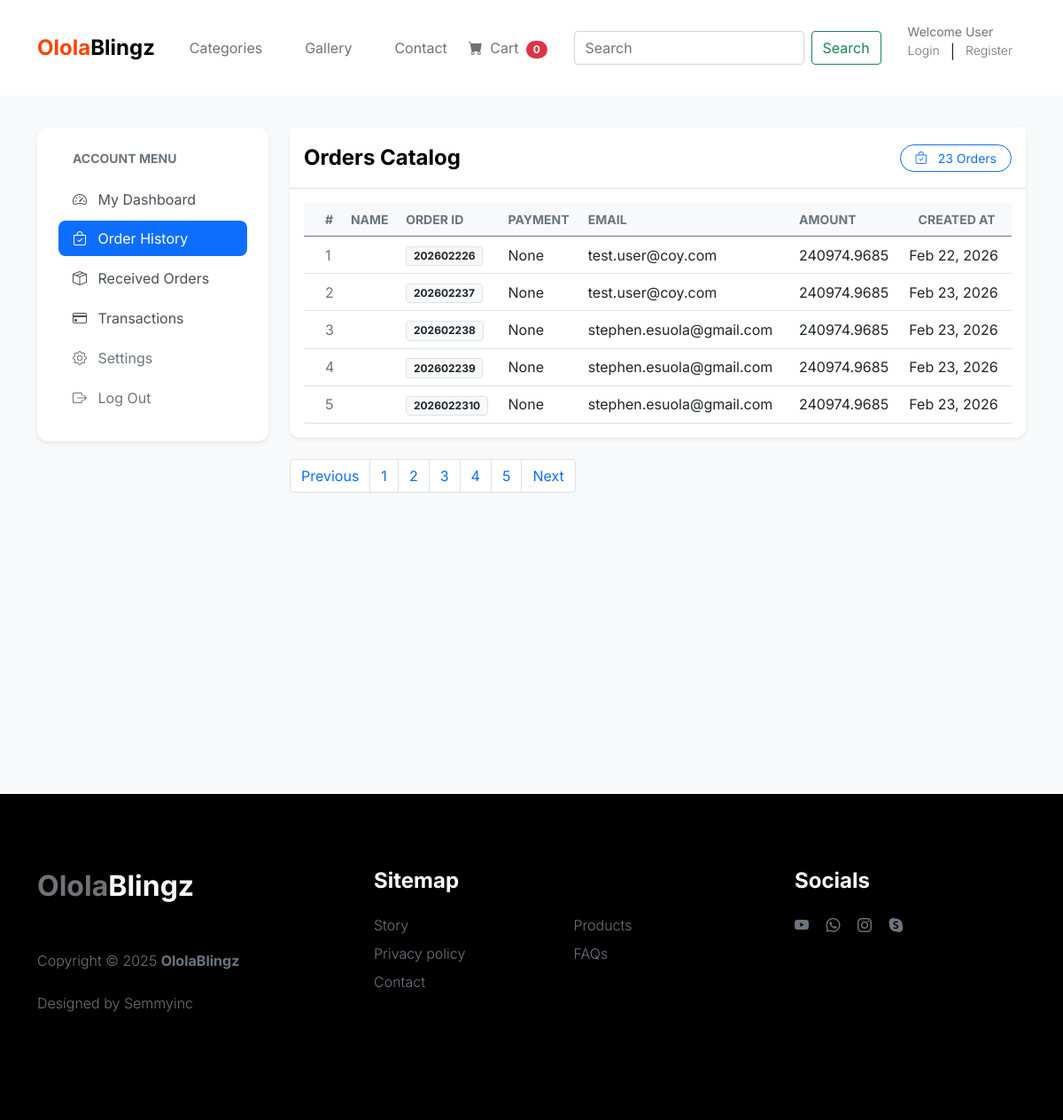
Screenshot of /dashboard/orderhistory/?page=2 with the database file from the repository.
### payment/models.py (models this page shows, shortened)
class Order(models.Model):
    STATUS = (
        ('New', 'New'),
        ('Accepted', 'Accepted'),
        ('Completed', 'Completed'),
        ('Cancelled', 'Cancelled')
    )
    user = models.ForeignKey(Users, on_delete=models.SET_NULL, null=True)
    payment = models.ForeignKey(Payment, on_delete=models.SET_NULL, null=True, blank=True)
    order_number = models.CharField(max_length=50, blank=True)
    first_name = models.CharField(max_length=50)
    last_name = models.CharField(max_length=50)
    phone = models.CharField(max_length=20)
    email = models.CharField(max_length=100)
    address = models.CharField(max_length=255)
    city = models.CharField(max_length=50)
    state = models.CharField(max_length=50)
    country = models.CharField(max_length=50)
    order_note = models.TextField( blank=True)
    order_total = models.FloatField()
    tax = models.FloatField()
    status = models.CharField(max_length=20, choices=STATUS, default='New')
    ip = models.CharField(max_length=20, blank=True)
    is_ordered = models.BooleanField(default=False)
    created_at = models.DateTimeField(auto_now_add=True)
    updated_at = models.DateTimeField(auto_now=True)

### dashboard/views.py (the view)
# urls.py: path('orderhistory/', views.dashboard_orderhistory, name='orderhistory'),
def dashboard_orderhistory(request):
    orders = Order.objects.all()
    paginator = Paginator(orders, 5)
    page = request.GET.get('page')
    paged_orders = paginator.get_page(page)
    order_count = orders.count()
    context = {'orders':paged_orders, 'order_count':order_count}
    return render(request, 'dashboard/dashboard_orderhistory.html', context)

### cart/context_processors.py (called while the page is built)
def cart_counter(request):
    cart_count = 0
    if 'admin' in request.path:
        return {}
    else:
        try:
            if request.user.is_authenticated:
                cart_items = CartItem.objects.all().filter(user=request.user)
            else:
                cart = Cart.objects.filter(cart_id=_cart_id(request))
                cart_items = CartItem.objects.all().filter(cart=cart[:1])
            for cart_item in cart_items:
                cart_count += cart_item.quantity
        except Cart.DoesNotExist:
            cart_count = 0
    return dict(cart_count=cart_count)

### cart/views.py (called while the page is built)
def _cart_id(request):
    cart = request.session.session_key
    if not cart:
        cart = request.session.create()
    return cart

### product/context_processors.py (called while the page is built)
def category_menu_links(request):
    links = Category.objects.all()
    return {'links':links}

### product/models.py (called while the page is built)
    def get_slug_url(self):
        return reverse('products_by_category', args=[self.slug])

### templates/dashboard/dashboard_orderhistory.html (shortened to what this page needs)
{% extends 'base.html' %}
{% block content %}
<br><br><br><br>
<link rel="stylesheet" href="https://cdn.jsdelivr.net">
<section class="section-content padding-y-sm bg-light-soft min-vh-100">
    <div class="container py-5">
        <div class="row">
             {% include 'dashboard/sidebar.html' %}
            <main class="col-lg-9">
                <div class="card shadow-sm mb-4">
                    <div class="card-header bg-white py-3 border-bottom-0">
                        <div class="d-flex justify-content-between align-items-center">
                            <h5 class="mb-0 fw-bold">Orders Catalog</h5>
                             {% if order_count <= 1 %}
                                <a href="#" class="btn btn-sm btn-outline-primary rounded-pill px-3"><i class="bi bi-bag-check me-2"></i>&nbsp;{{order_count}} Order</a>
                            {% else %}
                                <a href="#" class="btn btn-sm btn-outline-primary rounded-pill px-3"><i class="bi bi-bag-check me-2"></i>&nbsp;{{order_count}} Orders</a>
                            {% endif %}
                        </div>
                    </div>
                    <div class="card-body border-top">
                        <table class="table table-hover align-middle mb-0">
                        <thead class="table-light text-muted small text-uppercase">
                            <tr>
                                <th class="ps-4">#</th>
                                <th>Name</th>
                                <th>Order ID</th>
                                <th>Payment</th>
                                <th>Email</th>
                                <th>Amount</th>
                                <th class="text-center">Created At</th>
                            </tr>
                        </thead>
                        <tbody>
                            {% for order in orders %}
                            <tr>
                                <td class="ps-4 text-muted">{{forloop.counter}}</td>
                                <td class="fw-bold text-dark"><a href="{% url 'orderdetail' order.pk %}">{{order.user.username}}</a></td>
                                <td><span class="badge bg-light text-dark border">{{order.order_number}}</span></td>
                                <td>{{order.payment}}</td>
                               <td>{{order.email}}</td>
                               <td>{{order.order_total}}</td>
                               <td>{{order.created_at | date:'M d, Y'}}</td>
                            </tr>
                            {% endfor %}
                        </tbody>
                    </table>
                    </div>
                </div>
                <nav class="mt-4" aria-label="page navigation sample">
                    {% if orders.has_other_pages %}
                        <ul class="pagination">
                            {% if orders.has_previous %}
                                <li class="page-item"><a href="?page={{orders.previous_page_number}}" class="page-link">Previous</a></li>
                            {% else %}
                                <li class="page-item disabled"><a href="#" class="page-link">Previous</a></li>
                            {% endif %}
                            {% for i in orders.paginator.page_range %}
                                {% if orders.number == i %}
                                    <li class="page-item disbaled"><a href="#" class="page-link">{{i}}</a></li>
                            {% else %}
                                    <li class="page-item"><a href="?page={{i}}" class="page-link">{{i}}</a></li>
                                {% endif %}
                            {% endfor %}
                            {% if orders.has_next %}
                                <li class="page-item"><a href="?page={{orders.next_page_number}}" class="page-link">Next</a></li>
                            {% else %}
                                <li class="page-item disabled"><a href="#" class="page-link">Next</a></li>
                            {% endif %}
                        </ul>
                    {% endif %}
                </nav>
            </main>
        </div>
    </div>
</section>
{% endblock %}

### static/css/tooplate-little-fashion.css (style rules this page uses)
:root { --white-color: #FFFFFF; --primary-color: #FF4400; --section-bg-color: #f0f8ff; --dark-color: #000000; --grey-color: #d0d1d1; --p-color: #717275; --body-font-family: 'Inter', sans-serif; --h5-font-size: 24px; --p-font-size: 20px; --copyright-text-font-size: 16px; --product-link-font-size: 14px; --custom-link-font-size: 12px; --font-weight-thin: 100; --font-weight-light: 300; --font-weight-normal: 400; --font-weight-bold: 700; --font-weight-black: 900; }
body, html { height: 100%; }
html { scroll-behavior: smooth; }
body { background: var(--white-color); font-family: var(--body-font-family); position: relative; }
h2, h3, h4, h5, h6 { color: var(--dark-color); line-height: inherit; }
h1, h2, h3, h4, h5, h6 { font-weight: var(--font-weight-bold); }
h5 { font-size: 24px; }
a, button { touch-action: manipulation; transition: all 0.3s; }
a { color: var(--p-color); text-decoration: none; }
section { content-visibility: auto; contain-intrinsic-size: 700px; }

### templates/dashboard/dashboard_orderhistory.html (style rules this page uses)
.bg-light-soft { background-color: #f8f9fa; }
.card { border: none; border-radius: 12px; transition: transform 0.2s; }

### rows the page displays
Order: order_number "202602226", payment "None", email "test.user@coy.com", order_total "240974.9685", created_at "Feb 22, 2026"
Order: order_number "202602237", payment "None", email "test.user@coy.com", order_total "240974.9685", created_at "Feb 23, 2026"
Order: order_number "202602238", payment "None", email "stephen.esuola@gmail.com", order_total "240974.9685", created_at "Feb 23, 2026"
Order: order_number "202602239", payment "None", email "stephen.esuola@gmail.com", order_total "240974.9685", created_at "Feb 23, 2026"
Order: order_number "2026022310", payment "None", email "stephen.esuola@gmail.com", order_total "240974.9685", created_at "Feb 23, 2026"

### other values shown
{{ cart_count }} "0"
{{ order_count }} "23"
{{ i }} "1" "3" "4" "5"
{{ i }} "2"
